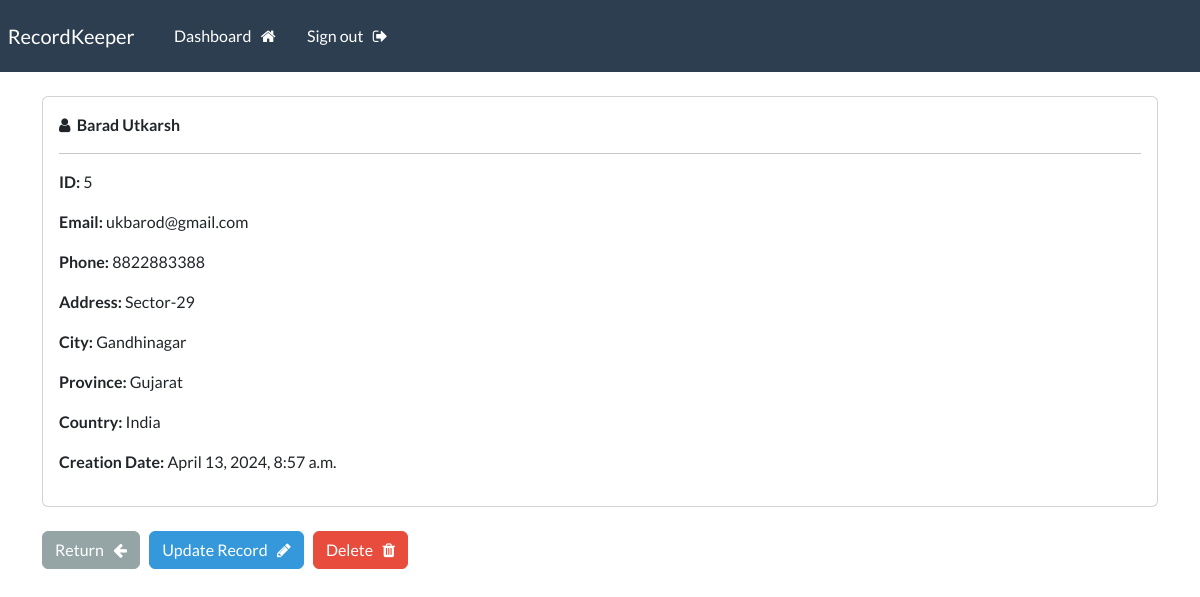
The app's page /record/5 (signed in) with its own data.
### webapp/models.py (models this page shows, shortened)
class Record(models.Model):
    creation_date=models.DateTimeField(auto_now_add=True)
    first_name=models.CharField(max_length=100)
    last_name=models.CharField(max_length=100)
    email=models.CharField(max_length=255)
    phone=models.CharField(max_length=20)
    address=models.CharField(max_length=300)
    city=models.CharField(max_length=100)
    province=models.CharField(max_length=180)
    country=models.CharField(max_length=200)

### webapp/views.py (the view)
# urls.py: path('record/<int:pk>',views.single_record, name="record"),
@login_required(login_url='my-login')
def single_record(request , pk):
    all_records=Record.objects.get(id=pk)
    context={'record':all_records}
    return render(request, 'webapp/view-record.html' ,context=context)

### webapp/templates/webapp/view-record.html (shortened to what this page needs)
{% extends 'webapp/base.html' %}
{% block content %}
<div class="card">
    <div class="card-body">
        <i class="fa fa-user" aria-hidden="true"></i>&nbsp;
        <strong>
            {{record.last_name}}
            {{record.first_name}}
        </strong>
        <hr>
        <p><strong> ID: </strong>{{record.id}}</p>
        <p><strong> Email: </strong>{{record.email}}</p>
        <p><strong> Phone: </strong>{{record.phone}}</p>
        <p><strong> Address: </strong>{{record.address}}</p>
        <p><strong> City: </strong>{{record.city}}</p>
        <p><strong> Province: </strong>{{record.province}}</p>
        <p><strong> Country: </strong>{{record.country}}</p>
        <p><strong> Creation Date: </strong>{{record.creation_date}}</p>
    </div>
</div>
<br>
<a href="{% url 'dashboard' %}" class="btn btn-secondary">Return &nbsp; <i class="fa fa-arrow-left" aria-hidden="true"></i></a>
<a href="{% url 'update-record' record.id %}" class="btn btn-info">Update Record &nbsp; <i class="fa fa-pencil" aria-hidden="true"></i></a>
<a href="{% url 'delete-record' record.id %}" class="btn btn-danger">Delete &nbsp; <i class="fa fa-trash" aria-hidden="true"></i>
</a>
{% endblock %}

### records on screen
Record: last_name "Barad", first_name "Utkarsh", id "5", email "ukbarod@gmail.com", phone "8822883388", address "Sector-29", city "Gandhinagar", province "Gujarat", country "India", creation_date "April 13, 2024, 8:57 a.m."
